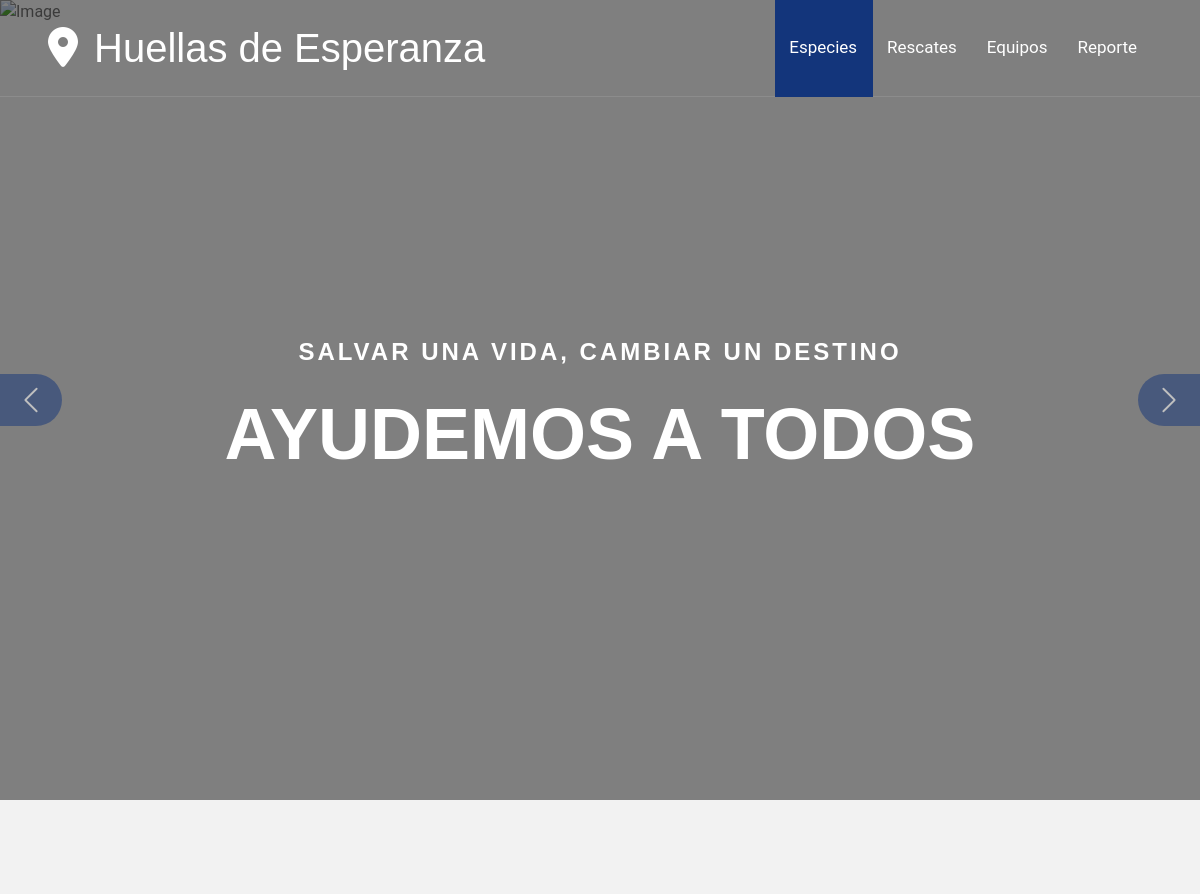
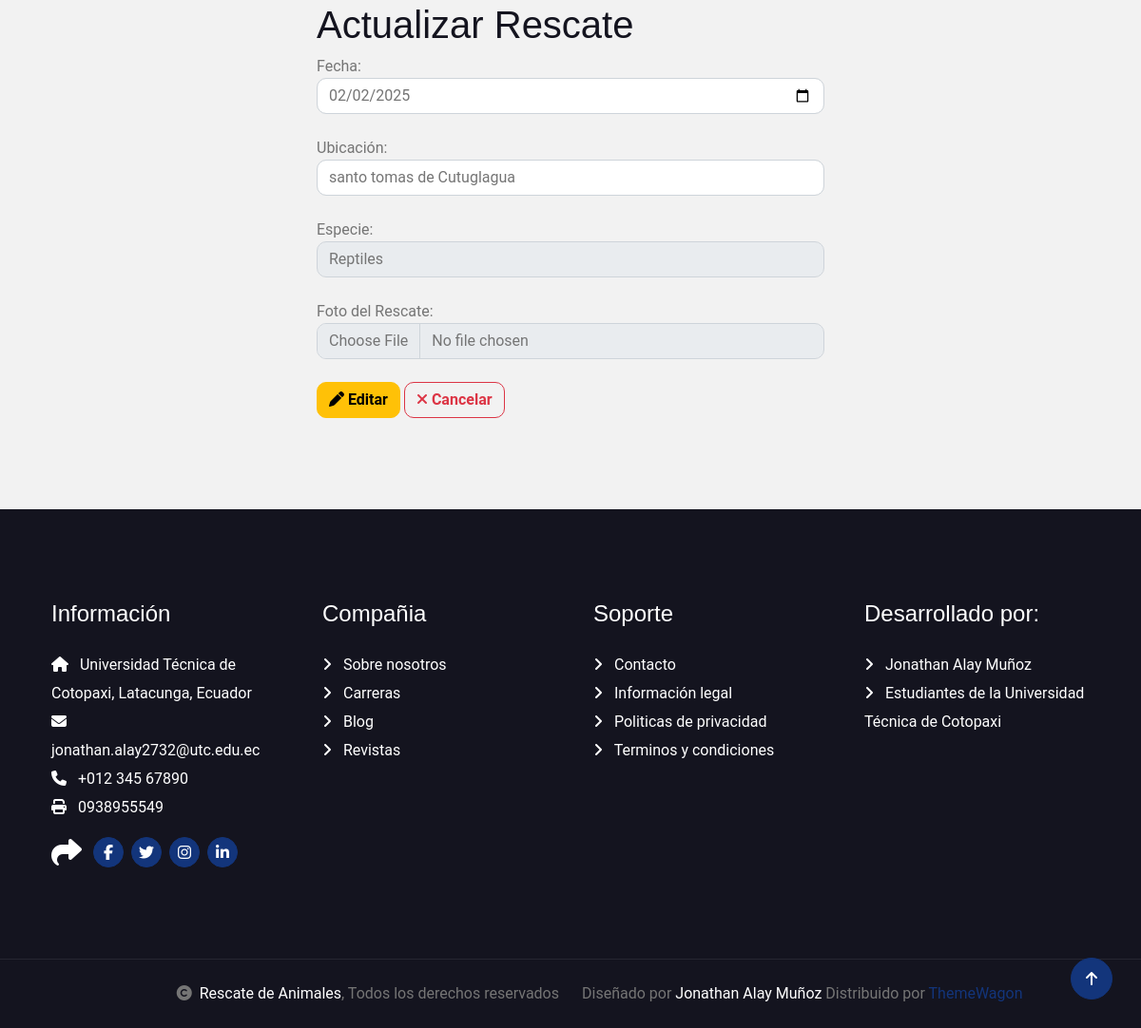
Page /editarRescate/1 on the committed database (2 pictures, top to bottom).
### Aplicaciones/Animales/models.py (models this page shows, shortened)
class Rescate(models.Model):
    fecha = models.DateTimeField()
    ubicacion = models.CharField(max_length=255)
    especie = models.ForeignKey(Especie, on_delete=models.CASCADE, default=1)
    foto_rescate = models.ImageField(upload_to='rescates/', null=True, blank=True)

class Especie(models.Model):
    nombre = models.CharField(max_length=100)
    descripcion = models.TextField(null=True, blank=True)

### Aplicaciones/Animales/views.py (the view)
# urls.py: path('editarRescate/<id>', views.editarRescate),
def editarRescate(request, id):
    rescateEditar = get_object_or_404(Rescate, id=id)
    especies = Especie.objects.all()
    return render(request, "editarRescate.html", {'rescateEditar': rescateEditar, 'especies': especies})

### Aplicaciones/Animales/templates/editarRescate.html (shortened to what this page needs)
{% extends './plantilla.html' %}
{% block contenido %}
<div class="row">
    <div class="col-md-3"></div>
    <div class="col-md-6 bg-light">
        <h1>Actualizar Rescate</h1>
        <form action="/procesarEdicionRescate/{{ rescateEditar.id }}" method="post" enctype="multipart/form-data" id="frm_editar_rescate">
            <label for="fecha">Fecha:</label>
            <input class="form-control" type="date" name="fecha" id="fecha" value="{{ rescateEditar.fecha|date:'Y-m-d' }}" required><br>
            <label for="ubicacion">Ubicación:</label>
            <input class="form-control" type="text" name="ubicacion" id="ubicacion" value="{{ rescateEditar.ubicacion }}" required><br>
            <label>Especie:</label>
            <select name="especie" class="form-control" required>
                {% for especie in especies %}
                <option value="{{ especie.id }}" {% if especie.id == rescateEditar.especie.id %}selected{% endif %}>
                    {{ especie.nombre }}
                </option>
                {% endfor %}
            </select><br>
            <label for="foto_rescate">Foto del Rescate:</label>
            <input class="form-control" type="file" name="foto_rescate" id="foto_rescate"><br>
            <button class="btn btn-warning" type="submit"><i class="fa fa-pen"></i> Editar</button>
            <a class="btn btn-outline-danger" href="/rescates/"><i class="fa fa-times"></i> Cancelar</a>
        </form>
    </div>
    <div class="col-md-3"></div>
</div>
{% endblock %}

### RescateJA/static/plantilla/travela/css/style.css (style rules this page uses)
.btn { font-weight: 600; transition: .5s; }

### rows in the picture
Rescate: fecha "02/02/2025", ubicacion "santo tomas de Cutuglagua", especie "Reptiles"
